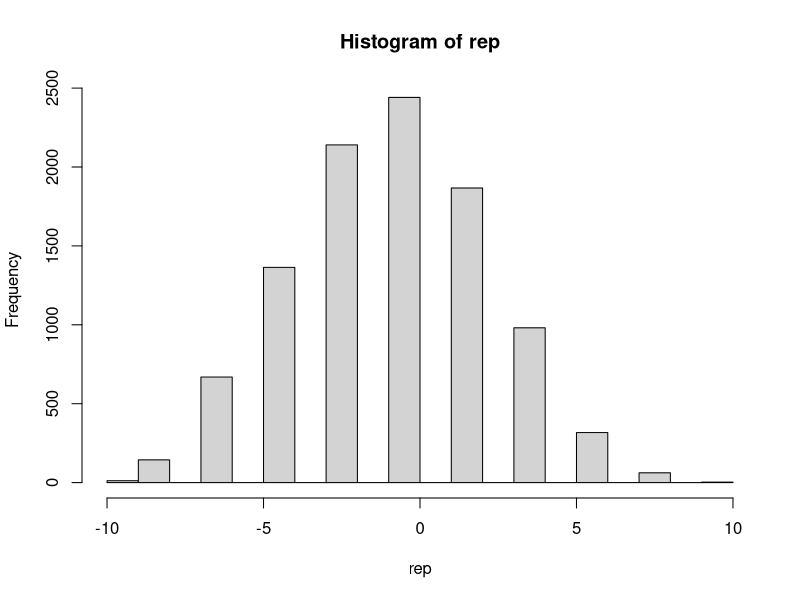
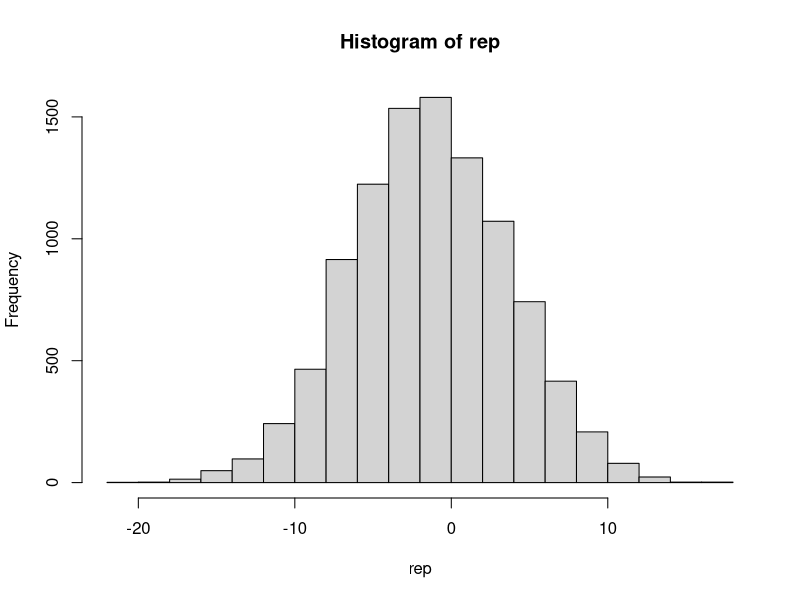
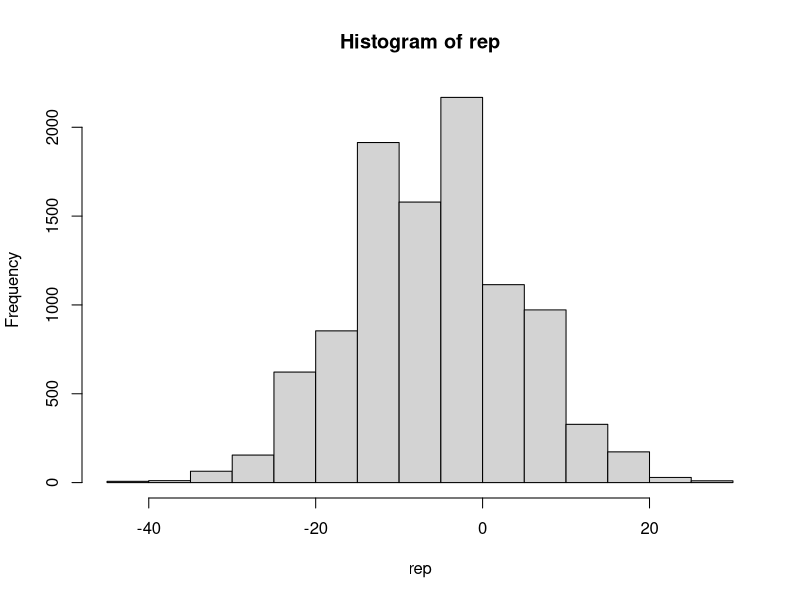
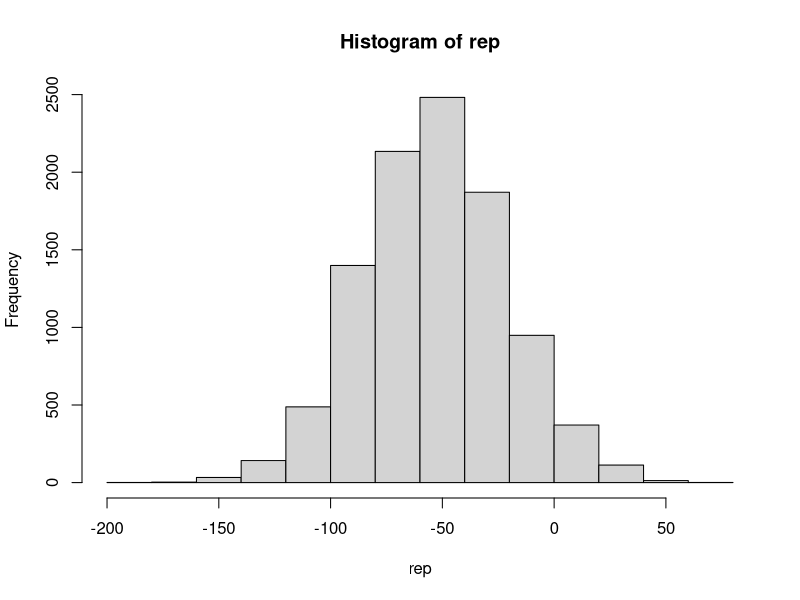
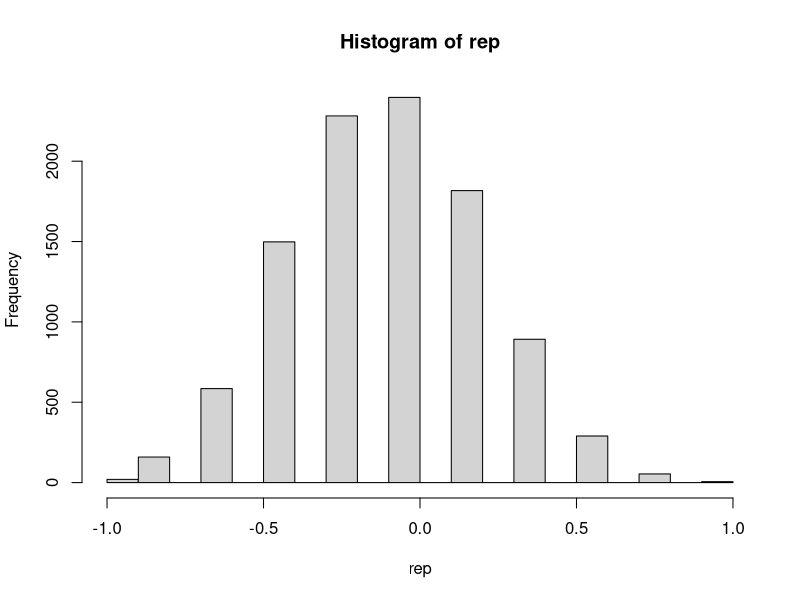
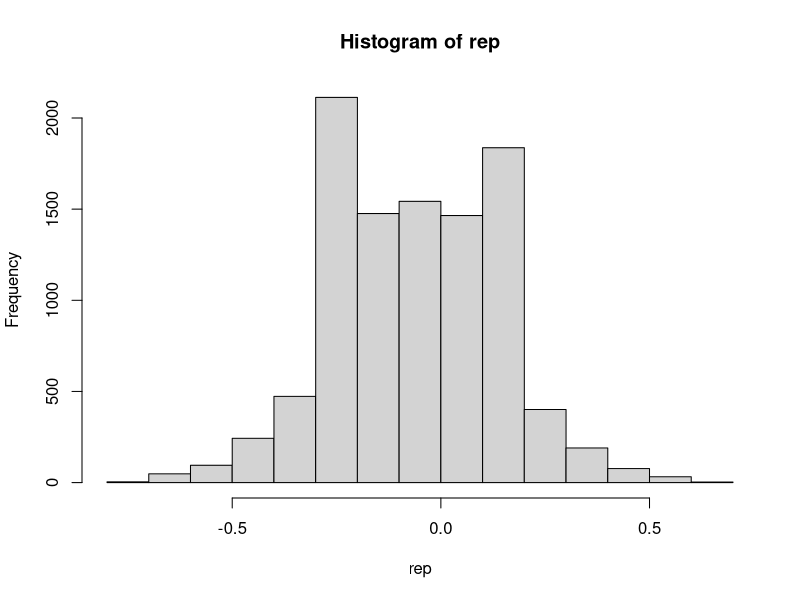
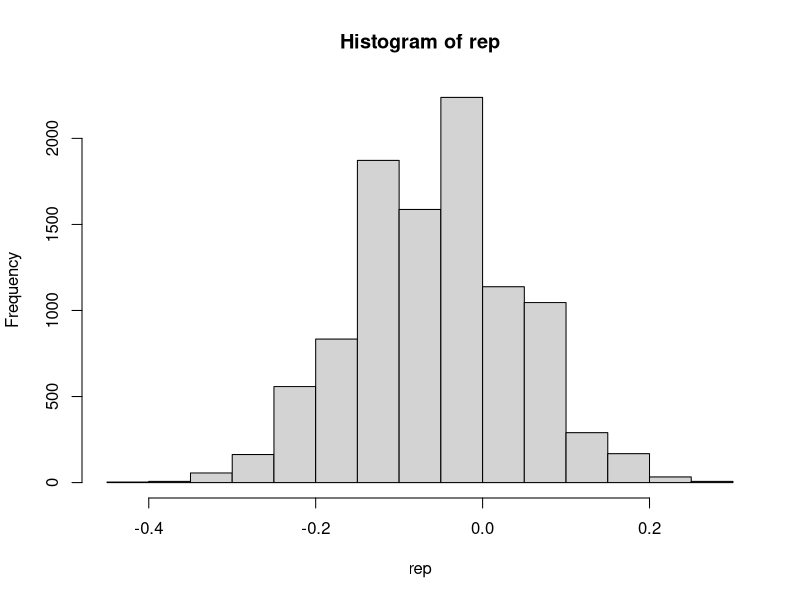
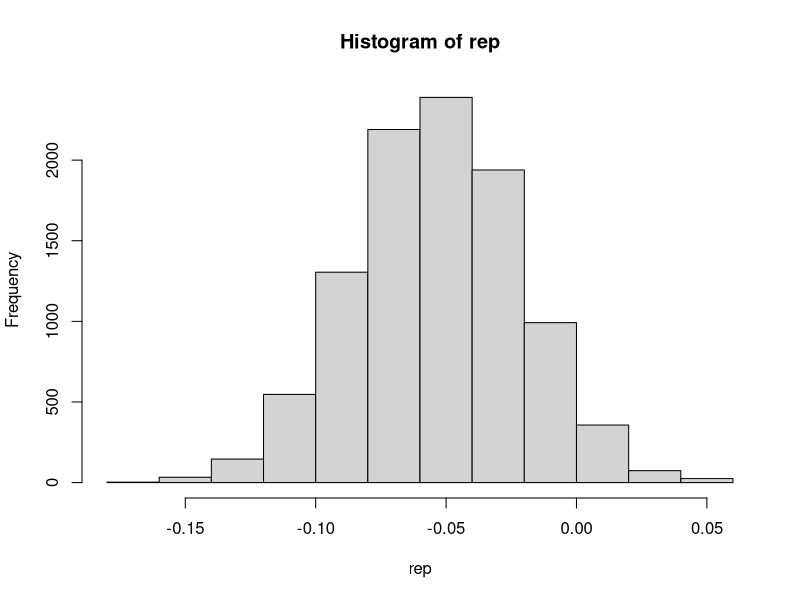

These figures' R source, in order:
## ---- chunk 1
roullete<-rep(c("black","red","green"),times=c(18,18,2))
get_outcome<-function(n){
  earning<-sample( ifelse( roullete=="black", 1,-1),  n, replace = TRUE)
  sum(earning)
}

get_outcome(1000)

## ---- chunk 2
n<-c(10,25,100,1000)
winning<-function(n){
  rep<-replicate(10000, get_outcome(n))
  mean<-mean(rep,na.rm=T)
  SD<-sd(rep,na.rm=T)
  SE<-SD/sqrt(length(rep))
  c(mean,SD,SE,hist(rep))
} 
s_n<-sapply(n,winning)
s_n

average<-function(n){
  rep<-replicate(10000, get_outcome(n)/n)
  mean<-mean(rep,na.rm=T)
  SD<-sd(rep)
  SE<-SD/sqrt(length(rep))
  c(mean,SD,SE,hist(rep))
} 
s_nn<-sapply(n,average)
s_nn

## ---- chunk 3
play25<-replicate(10000, get_outcome(25))
tab <- table(play25>0)
prop.table(tab)
## ---- chunk 4
casinoloss<-function(n){
  rep<-replicate(10000, get_outcome(n))
  x<-as.numeric(rep>0)
  mean(x)
} 

casinolossp<-sapply(n,casinoloss)
library("ggplot2")
qplot(x=n,y=casinolossp,geom="point")

## ---- chunk 5
default <- sample( c(-120000,0), 1000, replace = TRUE, prob=c(0.02, 0.98))
lose <-sum(default)
## ---- chunk 6
for_rep<-replicate(10000,{
 default <- sample( c(-120000,0), 1000, replace = TRUE, prob=c(0.02, 0.98))
 sum(default)
})
summary(for_rep)
hist(for_rep)

## ---- chunk 7
rate<-(100+120000*0.02)/(180000*0.98)

interest_rep<-replicate(10000,{
 interest<-sample( c(-120000,180000*rate), 1000, replace = TRUE,
                   prob=c(0.02, 0.98))
 sum(interest)
})
mean(interest_rep)
## ---- chunk 8
tab<-table(interest_rep<0)
prop.table(tab)
## ---- chunk 9
p<-0.98
Z<-qnorm(0.9995)
rate2<-(Z+(1-p)*sqrt(p*(1-p)))*120000/((p*sqrt(p*(1-p))-Z)*180000)

interest2<-function(n){
  foreclosure<-sample(default,n,replace=TRUE)
  x<-as.numeric(foreclosure=="no")
  y<-as.numeric(foreclosure=="yes")
  z=180000*0.02*sum(x)-120000*sum(y)
  return(z)
}
interest_rep2<-replicate(10000,interest2(1000))
tab2<-table(interest_rep2<0)
prop.table(tab2)
## ---- chunk 10
##your code here
## ---- chunk 11
##your code here
## ---- chunk 12
##your code here
## ---- chunk 13
###your code here
## ---- chunk 14
loan <- 180000
loss_per_foreclosure <- 120000
p2 <- 0.05
interest_rate2 <- 0.05
B <- 10^5
outcomes1 <- replicate(B,{
  sample( c(-loss_per_foreclosure, interest_rate2*loan ), 2, replace=TRUE, prob=c(p2, 1-p2))
})
## ---- chunk 15
sum( outcomes1[1,] < 0 & outcomes1[2,]<0)/sum(outcomes1[1,]<0)
## ---- chunk 16
B <- 10^5
outcomes2 <- replicate(B,{
  add <- sample( c(-0.04,0.04), 1)
  sample( c(-loss_per_foreclosure, interest_rate2*loan ), 2, replace=TRUE, prob=c(p2+add, 1-(p2+add)))
})
## ---- chunk 17
sum( outcomes2[1,] < 0 & outcomes2[2,]<0)/sum(outcomes2[1,]<0)
## ---- chunk 18
###your code here
